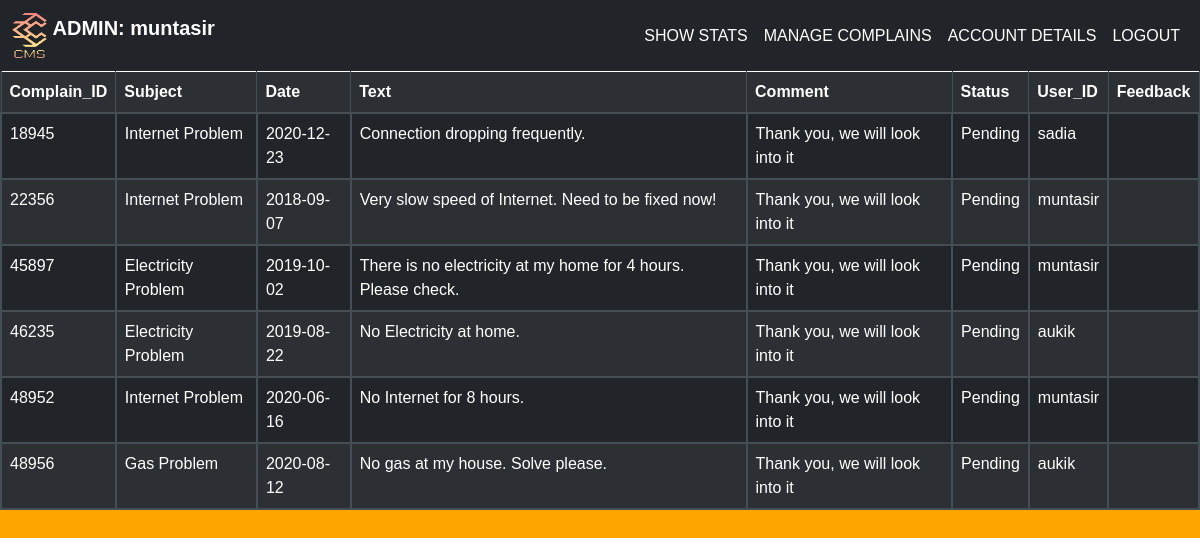
The app's page /search.php (signed in) with its own data.
### tables this page shows
CREATE TABLE `complain` (
  `Complain_ID` varchar(20) NOT NULL,
  `Subject` varchar(40) NOT NULL,
  `Date` date NOT NULL,
  `Text` varchar(120) NOT NULL,
  `Comment` varchar(60) NOT NULL,
  `Status` varchar(20) NOT NULL,
  `User_ID` varchar(20) NOT NULL,
  `Feedback` varchar(80) NOT NULL
);

### search.php (the view)
<?php	require './components/header_admin.php'; ?>
<?php
	$search = $_POST['search'];
	$result = mysqli_query($conn,"select * from complain  where Complain_ID like '%$search%' or User_ID like '%$search%' or Status like '%$search%' or Subject like '%$search%' or Year(Date) like '%$search%' ");
	echo'<link rel="stylesheet" href="./css2/style.css">
	<link rel="stylesheet" href="./css2/bootstrap.min.css">';
	echo'<table id="search-table" class="table table-dark table-bordered table-striped">
	<tr>
		<th scope="col">Complain_ID</th>
		<th scope="col">Subject</th>
		<th scope="col">Date</th>
		<th scope="col">Text</th>
		<th scope="col">Comment</th>
		<th scope="col">Status</th>
		<th scope="col">User_ID</th>
		<th scope="col">Feedback</th>
	</tr>';
	while($row = mysqli_fetch_array($result))
	{
	echo '<tr style="border-width: 2px">';
	echo '<td scope="row" style="border-width: 2px">' . $row["Complain_ID"] . '</td>';
	echo '<td style="border-width: 2px">' . $row["Subject"] . '</td>';
	echo '<td style="border-width: 2px">' . $row["Date"] . '</td>';
	echo '<td style="border-width: 2px">' . $row["Text"] . '</td>';
	echo '<td style="border-width: 2px">' . $row["Comment"] . '</td>';
	echo '<td style="border-width: 2px">' . $row["Status"] . '</td>';
	echo '<td style="border-width: 2px">' . $row["User_ID"] . '</td>';
	echo '<td style="border-width: 2px">' . $row["Feedback"] . '</td>';
	echo '</tr>';
	}
?>
<?php require './components/footer.php'; ?>

### css/style2.css (style rules this page uses)
* { margin: 0;padding: 0;box-sizing: border-box; font-family: 'Montserrat', sans-serif; }
body { background-image: url('image.jpg'); background-repeat: no-repeat; background-size: cover; font-family: "Lato", sans-serif }

### records on screen
complain: Complain_ID "18945", Subject "Internet Problem", Date "2020-12-23", Text "Connection dropping frequently.", Comment "Thank you, we will look into it", Status "Pending", User_ID "sadia"
complain: Complain_ID "22356", Subject "Internet Problem", Date "2018-09-07", Text "Very slow speed of Internet. Need to be fixed now!", Comment "Thank you, we will look into it", Status "Pending", User_ID "muntasir"
complain: Complain_ID "45897", Subject "Electricity Problem", Date "2019-10-02", Text "There is no electricity at my home for 4 hours. Please check.", Comment "Thank you, we will look into it", Status "Pending", User_ID "muntasir"
complain: Complain_ID "46235", Subject "Electricity Problem", Date "2019-08-22", Text "No Electricity at home.", Comment "Thank you, we will look into it", Status "Pending", User_ID "aukik"
complain: Complain_ID "48952", Subject "Internet Problem", Date "2020-06-16", Text "No Internet for 8 hours.", Comment "Thank you, we will look into it", Status "Pending", User_ID "muntasir"
complain: Complain_ID "48956", Subject "Gas Problem", Date "2020-08-12", Text "No gas at my house. Solve please.", Comment "Thank you, we will look into it", Status "Pending", User_ID "aukik"

### other values on screen
$_SESSION['id'] "muntasir"
